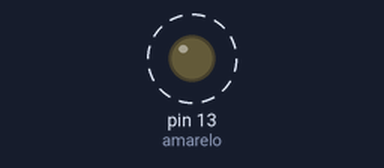
This sketch was run on a simulated Arduino Uno, built with avr-gcc and run on an emulated ATmega328P. Shown: output pins drawn as LEDs (lit = HIGH). Dashed ring = blinking. What the sketch prints to the serial monitor is not drawn.

Above: at 0.5 s.
Timing chart, 0 to 4.6 s (numbered marks = the images above):
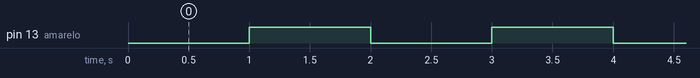

The sketch:

Amareloint.ino
```cpp
//def led
const int  amarelo = 13 ;

unsigned long tempoant = millis();

//def tempo

void setup()
{
  pinMode (13, OUTPUT);
  Serial.begin(9600);
}
void loop()
{
  if (millis() - tempoant >= 1000)
  {
    if(digitalRead(amarelo))

    {
      Serial.println("Desligar LED");
      digitalWrite(amarelo,LOW);
    }
    else
    {
    Serial.println("Ligar LED");
    digitalWrite(amarelo,HIGH);
    }
  tempoant = millis();

}


}
   
```

Measured:
- by itself, pin 13 (amarelo): alternates HIGH for 1.0 s and LOW for 1.0 s
